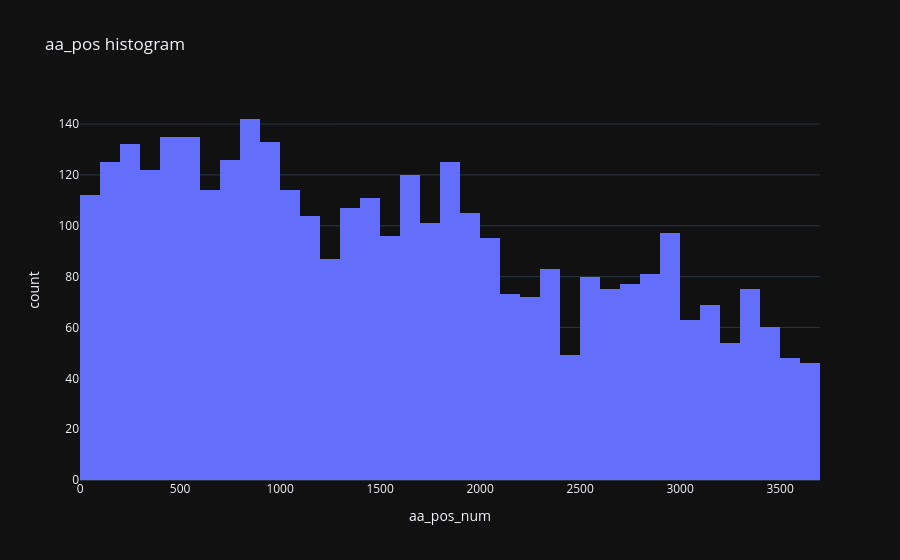

Notebook code for this chart:
### Markdown cell above
## 1. 📊 aa_pos histogram

### Code cell
tmp = d[['aa_pos_num']].dropna()
fig = px.histogram(tmp, x='aa_pos_num', nbins=70, title='aa_pos histogram')
fig.show()

### Figure 1 — Plotly figure (JSON) as saved in the notebook; plotly's stock layout.template omitted (floating-point values rounded to 4 significant figures; data arrays with more than 128 entries replaced by an {"elided": "..."} marker saying what was removed)
{"data": [{"bingroup": "x", "hovertemplate": "aa_pos_num=%{x}<br>count=%{y}<extra></extra>", "legendgroup": "", "marker": {"color": "#636efa", "pattern": {"shape": ""}}, "name": "", "nbinsx": 70, "orientation": "v", "showlegend": false, "x": {"elided": "3543 float values"}, "xaxis": "x", "yaxis": "y", "type": "histogram"}], "layout": {"xaxis": {"anchor": "y", "domain": [0.0, 1.0], "title": {"text": "aa_pos_num"}}, "yaxis": {"anchor": "x", "domain": [0.0, 1.0], "title": {"text": "count"}}, "legend": {"tracegroupgap": 0}, "title": {"text": "aa_pos histogram"}, "barmode": "relative"}}
